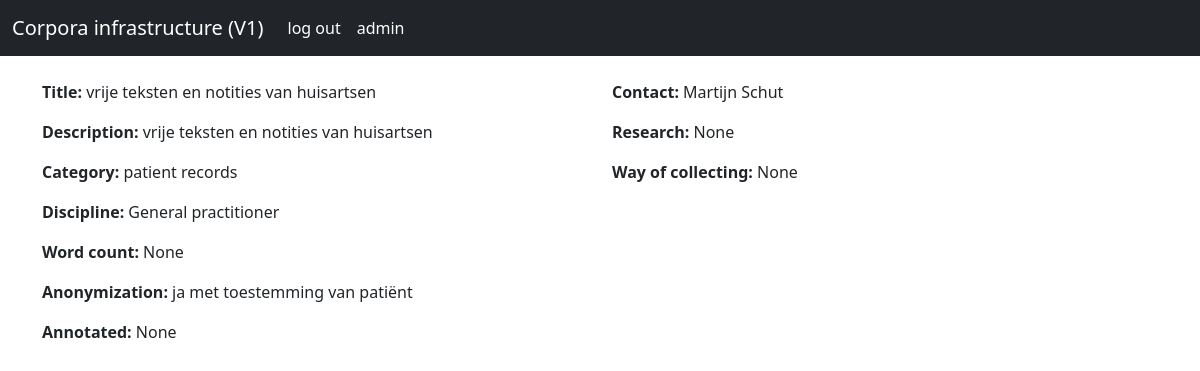
Screenshot of /corpera/7/ with the database file from the repository.
### infrastructure/models.py (models this page shows, shortened)
class corpora(models.Model):
    categories_choices= [('patient records','patient record'),('forum','forum'),('guideline','guideline'),('terminology system','terminology system'),('other','other')]
    discipline_choices=[('other','other'),('Anesthesiology','Anesthesiology'),('Cardiology','Cardiology'),('Cardiothoracic surgery','Cardiothoracic surgery'),('Dermatology','Dermatology'),('Emergency medicine','Emergency medicine'),('Gastroenterology','Gastroenterology'),('General practitioner','General practitioner'),('Gynaecology','Gynaecology'),('Internal medicine','Internal medicine'),('Medical microbiology','Medical microbiology'),('Neurology','Neurology'),('Neurosurgery','Neurosurgery'),('Nuclear medicine','Nuclear medicine'),('Oncology','Oncology'),('Ophthalmology','Ophthalmology'),('Orthopedics','Orthopedics'),('Otorhinolaryngology','Otorhinolaryngology'),('Pathology','Pathology'),('Pediatrics','Pediatrics'),('Physical medicine and rehabilitation','Physical medicine and rehabilitation'),('Plastic surgery','Plastic surgery'),('Psychiatry','Psychiatry'),('Pulmonology','Pulmonology'),('Radiology','Radiology'),('Rheumatology','Rheumatology'),('Sports medicine','Sports medicine'),('Surgery','Surgery'),('Urology','Urology')]
    language_choices=[('Dutch','Dutch'),('English','English'),('German','German'),('French','French')]
    id = models.AutoField(auto_created=True,primary_key=True,unique=True)
    name = models.CharField(max_length=100)
    description = models.CharField(max_length=1000)
    category = models.CharField(max_length=50, choices=categories_choices , default='patient record')
    discipline = models.CharField(max_length=50, choices=discipline_choices, default='huisarts')
    annotated = models.CharField(max_length=1000, null=True,blank=True)
    anonymization = models.CharField(max_length=1000, null=True, blank=True)
    research = models.CharField(max_length=1000, null=True, blank=True)
    word_count = models.IntegerField( null=True, blank=True)
    contact =models.CharField(max_length=1000, null=True, blank=True)
    way_of_collecting = models.CharField(max_length=1000, null=True, blank=True)
    file = models.FileField(upload_to='uploads', null=True, blank=True)
    language = models.CharField(max_length=100,choices=language_choices, null=True, blank=True)

### infrastructure/views.py (the view)
# urls.py: path('corpera/<str:pk>/',views.corporasite,name='corpora'),
def corporasite(request, pk):
    corporatext = corpora.objects.get(id=pk)
    return render(request, 'corpora.html', {'corpora': corporatext})

### templates/corpora.html (shortened to what this page needs)
<!doctype html>
<html lang="en">
  <head>
    <link href="https://cdn.jsdelivr.net/npm/bootstrap@5.0.0-beta3/dist/css/bootstrap.min.css" rel="stylesheet">
    <link rel="stylesheet" href="C:\Users\Daan\corpora_infrastructure\static\css\own.css" >
  </head>
  <body>
    <nav class="navbar navbar-expand-lg navbar-dark bg-dark">
      <div class="container-fluid">
        <a class="navbar-brand" href="/">Corpora infrastructure (V1)</a>
        <div class="collapse navbar-collapse" id="navbarSupportedContent">
          <ul class="navbar-nav me-auto mb-2 mb-lg-0">
            <li class="nav-item">
              <a class="nav-link active" aria-current="page" href="/logout">log out</a>
            </li>
            <li class="nav-item">
              <a class="nav-link active"aria-current="page" href="/admin/">admin</a>
            </li>
          </ul>
        </div>
      </div>
    </nav>
    <br>
<div class="container">
 <div class="row align-items-start">
  <div class="col-md">
    <p><strong>Title: </strong>{{corpora.name}}</p>
    <p><strong>Description: </strong>{{corpora.description}}</p>
    <p><strong>Category: </strong>{{corpora.category}}</p>
    <p><strong>Discipline: </strong>{{corpora.discipline}}</p>
    <p><strong>Word count: </strong>{{corpora.word_count}}</p>
    <p><strong>Anonymization: </strong>{{corpora.anonymization}}</p>
    <p><strong>Annotated: </strong>{{corpora.annotated}}</p>
  </div>
  <div class="col-md">
    <p><strong>Contact: </strong>{{corpora.contact}}</p>
    <p><strong>Research: </strong>{{corpora.research}}</p>
    <p><strong>Way of collecting: </strong>{{corpora.way_of_collecting}}</p>
  </div>
   </div>
 </div>
  </body>
</html>

### rows the page displays
corpora: name "vrije teksten en notities van huisartsen", description "vrije teksten en notities van huisartsen", category "patient records", discipline "General practitioner", word_count "None", anonymization "ja met toestemming van patiënt", annotated "None", contact "Martijn Schut", research "None", way_of_collecting "None"
